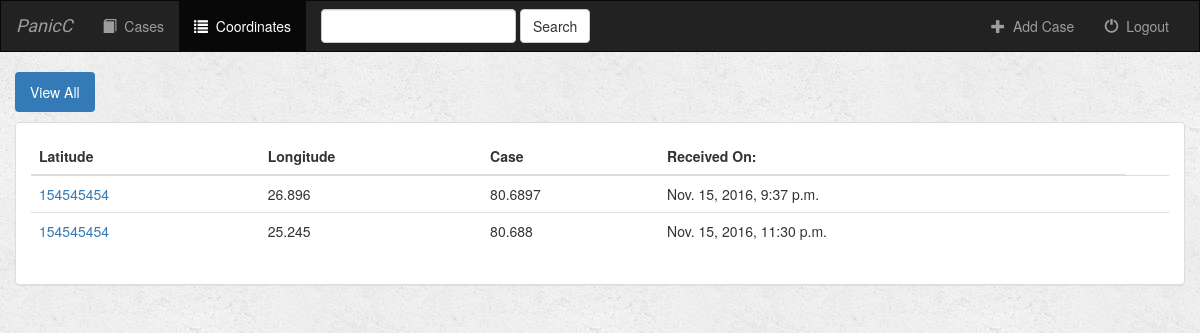
The app's page /case/coordinates/all/ (signed in) with its own data.
### case/models.py (models this page shows, shortened)
class Coordinate(models.Model):  # to store coordinates corresponding to a case
    case = models.ForeignKey(Case, on_delete=models.CASCADE)  # case will be a Foreign key for Coordinates
    latitude = models.CharField(max_length=250)
    longitude = models.CharField(max_length=250)
    date_created = models.DateTimeField(default=datetime.datetime.now)
    is_favorite = models.BooleanField(default=False)

class Case(models.Model):  # to store information for a case, primary key being the case id
    user = models.ForeignKey(User, default=1)  # user will be a Foreign key for a case
    watch_id = models.CharField(max_length=250)
    victim_name = models.CharField(max_length=500)
    date_created = models.DateTimeField(default=datetime.datetime.now)

### case/views.py (the view)
# urls.py: url(r'^coordinates/(?P<filter_by>[a-zA_Z]+)/$', views.coordinates, name='coordinates'), # if filter_by = all => show all coordinates
def coordinates(request, filter_by):
    if not request.user.is_authenticated():
        return render(request, 'case/login.html')
    else:
        try:
            coordinate_ids = []
            case_arr = Case.objects.filter(user=request.user).order_by('-date_created')
            for case in case_arr:
                coordinate_arr = case.coordinate_set.all().order_by('-date_created')
                for coordinate in coordinate_arr:
                    coordinate_ids.append(coordinate.pk)
            victims_coordinates = Coordinate.objects.filter(pk__in=coordinate_ids)
        except Case.DoesNotExist:
            victims_coordinates = []
        return render(request, 'case/coordinates.html', {
            'coordinate_list': victims_coordinates,
            'filter_by': filter_by,
        })

### case/templates/case/coordinates.html (shortened to what this page needs)
{% extends 'case/base.html' %}
{% block coordinates_active %}active{% endblock %}
{% block body %}
<div class="container-fluid coordinates-container">
    <div class="row">
        <div class="col-sm-12">
            <ul class="nav nav-pills" style="margin-bottom: 10px;">
                <li role="presentation" {% if filter_by == 'all' %}class="active"{% endif %}><a href="{% url 'case:coordinates' 'all' %}">View All</a></li>
            </ul>
        </div>
    </div>
    <div class="row">
        <div class="col-sm-12">
            <div class="panel panel-default">
                <div class="panel-body">
                    <table class="table">
                        <thead>
                            <tr>
                                <th>Latitude</th>
                                <th>Longitude</th>
                                <th>Case</th>
                                <th>Received On:</th>
                            </tr>
                        </thead>
                        <tbody>
                            {% for coordinate in coordinate_list %}
                                <tr>
                                    <td>
                                        <a href="{% url 'case:detail' coordinate.case.id %}">{{ coordinate.case.watch_id }}</a>
                                    </td>
                                    <td>{{ coordinate.latitude }}</td>
                                    <td>{{ coordinate.longitude }}</td>
                                    <td>{{ coordinate.date_created }}</td>
                                    <td>
                                    </td>
                                </tr>
                            {% endfor %}
                        </tbody>
                    </table>
                </div>
            </div>
        </div>
    </div>
</div>
{% endblock %}

### case/static/cases/style.css (style rules this page uses)
body { background: white url("images/background.png"); }

### records on screen
Coordinate: case.watch_id "154545454", latitude "26.896", longitude "80.6897", date_created "Nov. 15, 2016, 9:37 p.m."
Coordinate: case.watch_id "154545454", latitude "25.245", longitude "80.688", date_created "Nov. 15, 2016, 11:30 p.m."
